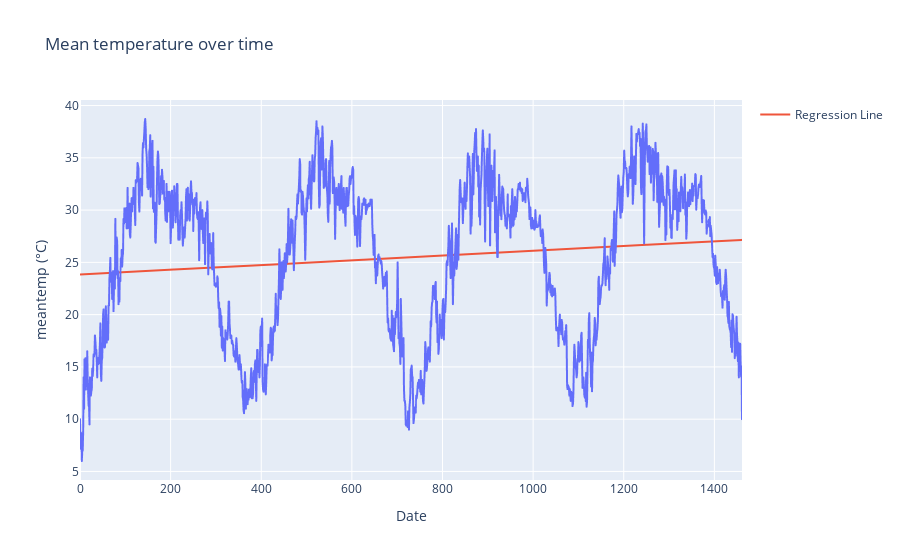

The notebook cell saved with this chart:
### Code cell
from sklearn.linear_model import LinearRegression

X = df['date'].values.reshape(-1, 1)  # Reshape to 2D array
y = df['meantemp']  # Target variable

# Train the model

model = LinearRegression()
model.fit(X, y)

# Make predictions
predictions = model.predict(X)

y_pred = pd.Series(model.predict(X), index=df.index)

# Obtain model coefficients and intercept
model.intercept_, model.coef_

# Plot the data points and the regression line

fig = px.line(df, x='date', y='meantemp', title='Mean temperature over time', labels={'date': 'Date', 'meantemp': 'meantemp (°C)'})
fig.add_scatter(x=df['date'], y=predictions, mode='lines', name='Regression Line')
fig.show()

### Figure 1 — Plotly figure (JSON) as saved in the notebook; plotly's stock layout.template omitted (floating-point values rounded to 4 significant figures; data arrays with more than 128 entries replaced by an {"elided": "..."} marker saying what was removed)
{"data": [{"hovertemplate": "Date=%{x}<br>meantemp (°C)=%{y}<extra></extra>", "legendgroup": "", "line": {"color": "#636efa", "dash": "solid"}, "marker": {"symbol": "circle"}, "mode": "lines", "name": "", "showlegend": false, "type": "scattergl", "x": {"elided": "1462 int values"}, "xaxis": "x", "y": {"elided": "1462 float values"}, "yaxis": "y"}, {"mode": "lines", "name": "Regression Line", "type": "scatter", "x": {"elided": "1462 int values"}, "y": {"elided": "1462 float values"}}], "layout": {"legend": {"tracegroupgap": 0}, "title": {"text": "Mean temperature over time"}, "xaxis": {"anchor": "y", "domain": [0, 1], "title": {"text": "Date"}}, "yaxis": {"anchor": "x", "domain": [0, 1], "title": {"text": "meantemp (°C)"}}}}
